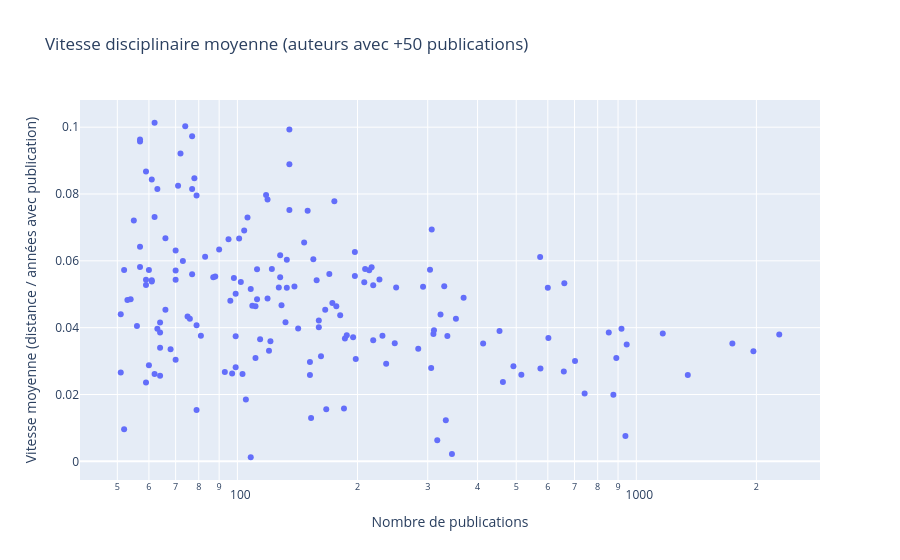

The notebook cell this image was saved under:
### Code cell
import pandas as pd
import numpy as np
import plotly.express as px
from collections import defaultdict

# === 1. Chargement des coordonnées t-SNE ===
df_coords = pd.read_csv("../data/coordinates.csv")
coord_cols = [c for c in df_coords.columns if c != "disc"]
disc_to_coord = {
    row["disc"]: row[coord_cols].to_numpy(dtype=np.float32)
    for _, row in df_coords.iterrows()
}

# === 2. Chargement des publications auteur ===
df_pub = pd.read_parquet("../data/author_publications_dir/X.parquet")
# Colonnes : ['author', 'discipline', 'year']

# === 3. Fonction pour récupérer publications d'un auteur ===
def get_author_publications_fast(author_name):
    sub = df_pub[df_pub["author"].str.lower() == author_name.lower()]
    if sub.empty:
        return None

    grouped = sub.groupby(["year", "discipline"]).size().reset_index(name="count")
    pub_data = defaultdict(lambda: defaultdict(int))
    for _, row in grouped.iterrows():
        pub_data[row["year"]][row["discipline"]] = row["count"]
    return pub_data

# === 4. Calcul vitesse moyenne (années avec publication) ===
def compute_average_speed(author_name):
    pub_data = get_author_publications_fast(author_name)
    if not pub_data:
        return 0, 0, 0  # (nb_publications, distance_totale, vitesse_moyenne)

    all_years = sorted(pub_data)
    total_pubs = sum(sum(pub_data[y].values()) for y in pub_data)
    if total_pubs <= 20:  # Filtrage direct (skip)
        return total_pubs, 0, 0

    trajectory = []
    aggregated = defaultdict(int)

    for year in all_years:
        for disc, count in pub_data[year].items():
            aggregated[disc] += count

        total = sum(aggregated.values())
        coords = np.sum(
            [disc_to_coord[d] * w for d, w in aggregated.items() if d in disc_to_coord],
            axis=0
        ) / total
        trajectory.append(coords)

    if len(trajectory) < 2:
        return total_pubs, 0, 0

    trajectory = np.vstack(trajectory)
    diffs = trajectory[1:] - trajectory[:-1]
    total_distance = np.sum(np.linalg.norm(diffs, axis=1))

    nb_years = len(all_years)
    avg_speed = total_distance / nb_years if nb_years > 0 else 0

    return total_pubs, total_distance, avg_speed

# === 5. Liste des auteurs (uniquement ceux avec +20 pubs) ===
pub_counts = df_pub.groupby("author").size()
eligible_authors = pub_counts[pub_counts > 50].index.to_numpy()

sample_authors = np.random.choice(
    eligible_authors,
    size=min(5000, len(eligible_authors)),
    replace=False
)

# === 6. Calcul pour l'échantillon ===
records = []
for author in sample_authors:
    total_pubs, total_dist, avg_speed = compute_average_speed(author)
    if total_pubs > 20:  # Vérification finale
        records.append({
            "author": author,
            "publications": total_pubs,
            "distance": total_dist,
            "avg_speed": avg_speed
        })

df_analysis = pd.DataFrame(records)

# === 7. Scatter plot ===
fig = px.scatter(
    df_analysis,
    x="publications",
    log_x=True,
    y="avg_speed",
    hover_name="author",
    title="Vitesse disciplinaire moyenne (auteurs avec +50 publications)",
    labels={"publications": "Nombre de publications", "avg_speed": "Vitesse moyenne (distance / années avec publication)"}
)
fig.show()

# === 8. Corrélation ===
corr = df_analysis[["publications", "avg_speed"]].corr().iloc[0, 1]
print(f"Corrélation (auteurs >50 pubs) : {corr:.3f}")

### Figure 1 — Plotly figure (JSON) as saved in the notebook; plotly's stock layout.template omitted (floating-point values rounded to 4 significant figures; data arrays with more than 128 entries replaced by an {"elided": "..."} marker saying what was removed)
{"data": [{"hovertemplate": "<b>%{hovertext}</b><br><br>Nombre de publications=%{x}<br>Vitesse moyenne (distance / années avec publication)=%{y}<extra></extra>", "hovertext": {"elided": "169 str values"}, "legendgroup": "", "marker": {"color": "#636efa", "symbol": "circle"}, "mode": "markers", "name": "", "orientation": "v", "showlegend": false, "type": "scatter", "x": {"elided": "169 int values"}, "xaxis": "x", "y": {"elided": "169 float values"}, "yaxis": "y"}], "layout": {"legend": {"tracegroupgap": 0}, "title": {"text": "Vitesse disciplinaire moyenne (auteurs avec +50 publications)"}, "xaxis": {"anchor": "y", "domain": [0, 1], "title": {"text": "Nombre de publications"}, "type": "log"}, "yaxis": {"anchor": "x", "domain": [0, 1], "title": {"text": "Vitesse moyenne (distance / années avec publication)"}}}}
